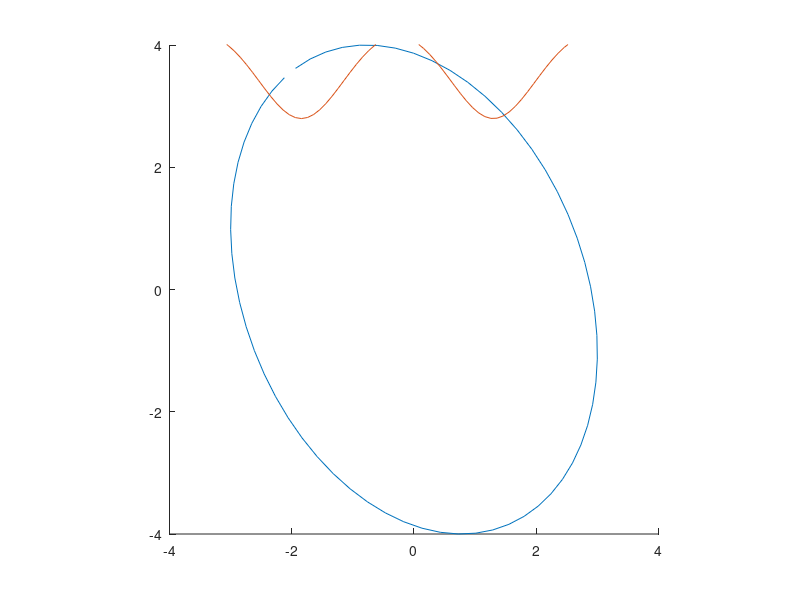

MATLAB code to generate this figure:
clear all
clf

x=@(t) 3.*cos(t-45.*pi./180);
y=@(t) -4.*cos(t+30.*pi./180);
z=@(t) sqrt(x(t).^2+y(t).^2);

hold on
axis([-4 4 -4 4],"square")

t=-pi:0.1:pi;
plot(x(t),y(t))

plot(t,z(t))

